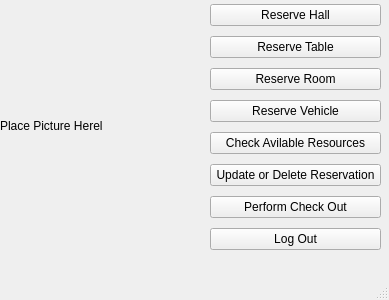
<?xml version="1.0" encoding="UTF-8"?>
<ui version="4.0">
 <class>Receptionist</class>
 <widget class="QMainWindow" name="Receptionist">
  <property name="geometry">
   <rect>
    <x>0</x>
    <y>0</y>
    <width>389</width>
    <height>300</height>
   </rect>
  </property>
  <property name="windowTitle">
   <string>MainWindow</string>
  </property>
  <widget class="QWidget" name="centralwidget">
   <widget class="QLabel" name="Pic_Label">
    <property name="geometry">
     <rect>
      <x>0</x>
      <y>0</y>
      <width>201</width>
      <height>251</height>
     </rect>
    </property>
    <property name="text">
     <string>Place Picture Herel</string>
    </property>
   </widget>
   <widget class="QWidget" name="layoutWidget">
    <property name="geometry">
     <rect>
      <x>210</x>
      <y>0</y>
      <width>171</width>
      <height>257</height>
     </rect>
    </property>
    <layout class="QVBoxLayout" name="verticalLayout">
     <item>
      <widget class="QPushButton" name="ReserveHall">
       <property name="text">
        <string>Reserve Hall</string>
       </property>
      </widget>
     </item>
     <item>
      <widget class="QPushButton" name="ReserveTable">
       <property name="text">
        <string>Reserve Table</string>
       </property>
      </widget>
     </item>
     <item>
      <widget class="QPushButton" name="ReserveRoom">
       <property name="text">
        <string>Reserve Room</string>
       </property>
      </widget>
     </item>
     <item>
      <widget class="QPushButton" name="ReserveVehicle">
       <property name="text">
        <string>Reserve Vehicle</string>
       </property>
      </widget>
     </item>
     <item>
      <widget class="QPushButton" name="CheckRes">
       <property name="text">
        <string>Check Avilable Resources</string>
       </property>
      </widget>
     </item>
     <item>
      <widget class="QPushButton" name="updateOrDelete">
       <property name="text">
        <string>Update or Delete Reservation</string>
       </property>
      </widget>
     </item>
     <item>
      <widget class="QPushButton" name="CheckOut">
       <property name="text">
        <string>Perform Check Out</string>
       </property>
      </widget>
     </item>
     <item>
      <widget class="QPushButton" name="LogOut">
       <property name="text">
        <string>Log Out</string>
       </property>
      </widget>
     </item>
    </layout>
   </widget>
  </widget>
  <widget class="QMenuBar" name="menubar">
   <property name="geometry">
    <rect>
     <x>0</x>
     <y>0</y>
     <width>389</width>
     <height>21</height>
    </rect>
   </property>
  </widget>
  <widget class="QStatusBar" name="statusbar"/>
 </widget>
 <resources/>
 <connections/>
</ui>
